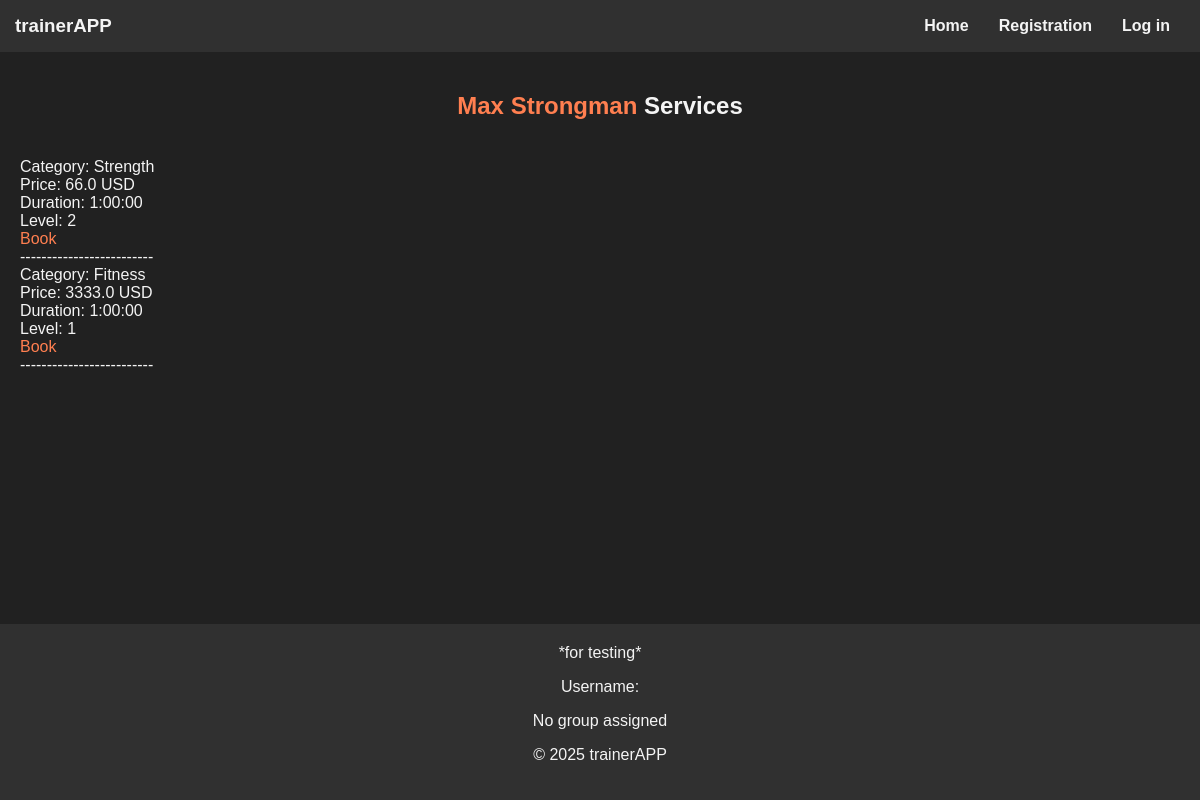
The app's page /trainer/13/, older data.
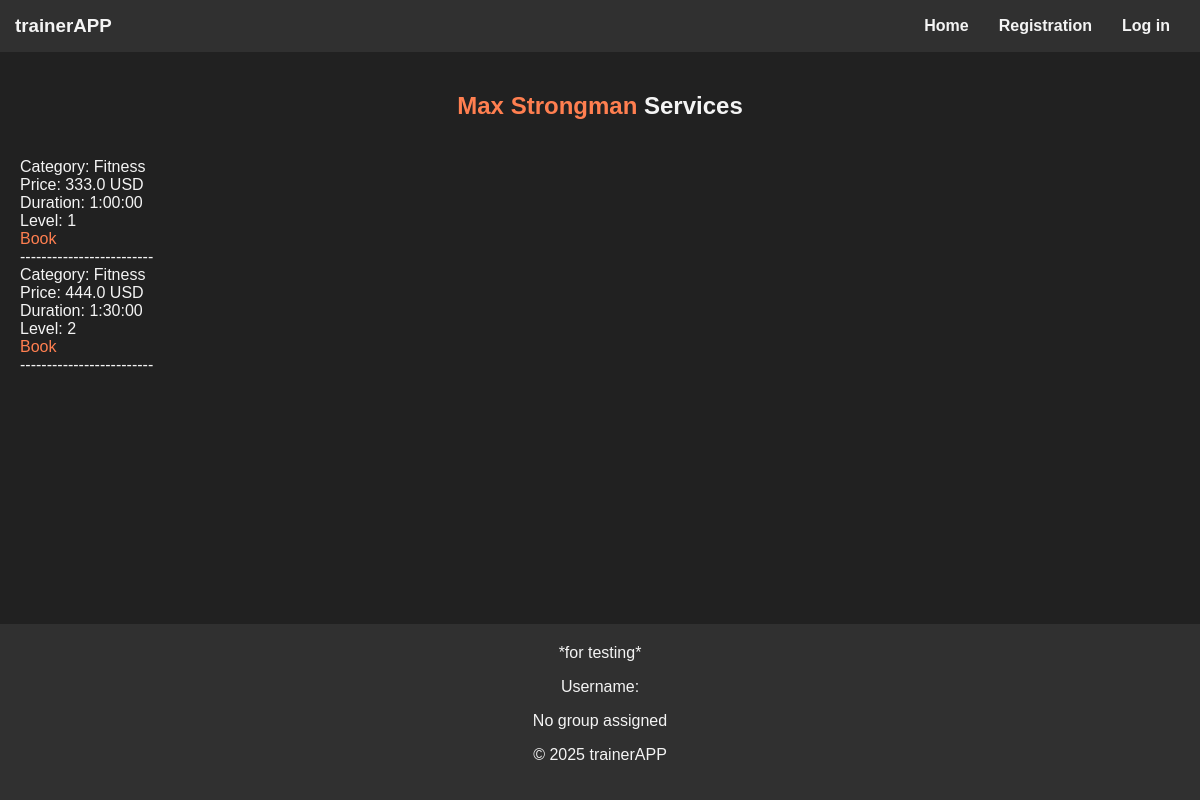
The same page, newer data.
### trainer/models.py (models this page shows)
class Service(models.Model):
    LEVEL_CHOICES = [(1, "Novice"),
                     (2, "Medium"),
                     (3, "Advanced"), ]
    category = models.ForeignKey(Category, on_delete=models.CASCADE)
    trainer = models.ForeignKey(User, on_delete=models.CASCADE)
    price = models.FloatField()
    level = models.IntegerField(choices=LEVEL_CHOICES)
    duration = models.DurationField()

class Category(models.Model):
    name = models.CharField(max_length=256)

### trainer/views.py (the view)
# urls.py: path("<int:trainer_id>/", views.trainer_detail, name="trainer_detail"),
def trainer_detail(request, trainer_id):
    is_trainer = request.user.is_authenticated and request.user.groups.filter(name="Trainer").exists()
    service_categories = trainer.models.Category.objects.all()
    trainer_services = trainer.models.Service.objects.filter(trainer=trainer_id)
    trainer_data = User.objects.filter(id=trainer_id).first()
    form_add_service = AddTrainerService()
    form_set_working_hours = SetWorkingHours()
    form_set_description = SetDescription()
    if request.method == "POST":
        pass
    return render(request, "trainer.html", {"form_add_service": form_add_service,
                                            "form_set_working_hours": form_set_working_hours,
                                            "form_set_description": form_set_description,
                                            "is_trainer": is_trainer,
                                            "trainer": trainer_data,
                                            "trainer_id": trainer_id,
                                            "service_categories": service_categories,
                                            "trainer_services": trainer_services})

### templates/trainer.html (shortened to what this page needs)
{% extends "base.html" %}
{% block content %}
    {% if trainer_id == request.user.id %}
        <h2>My Services</h2>
    {% else %}
        <h2><a href="{% url 'users:user_details' user_id=trainer_id %}">{{ trainer.first_name }} {{ trainer.last_name }}</a> Services</h2>
    {% endif %}
        {% for service in trainer_services %}
            <br>Category: {{ service.category.name }}
            <br>Price: {{ service.price }} USD
            <br>Duration: {{ service.duration }}
            <br>Level: {{ service.level }}
                {% if not is_trainer %}
                    <br><a href="{% url 'trainer:book_service' trainer_id=trainer_id service_id=service.id %}">Book</a>
                {% endif %}
            <br>-------------------------
        {% endfor %}
{% endblock %}

Row changes from the older to the newer data that the page shows:
removed Service: category.name "Strength", price "66.0", duration "1:00:00", level "2"
removed Service: category.name "Fitness", price "3333.0", duration "1:00:00", level "1"
added Service: category.name "Fitness", price "333.0", duration "1:00:00", level "1"
added Service: category.name "Fitness", price "444.0", duration "1:30:00", level "2"
